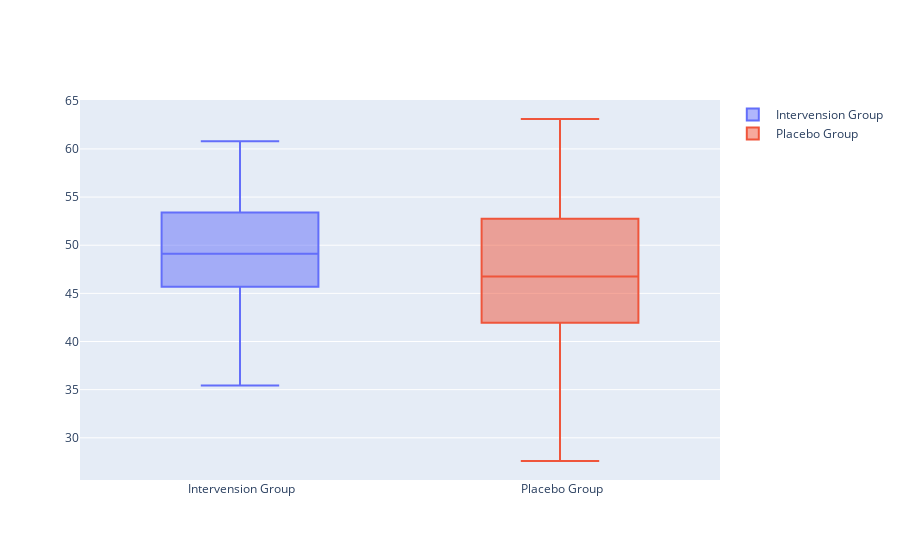

Here is the notebook cell this chart was saved with:
### Code cell
fig = go.Figure()
trace1 = fig.add_trace(go.Box(
    y = intervention,
    name = ' Intervension Group',
))

trace2 = fig.add_trace(go.Box(
    y = placebo,
    name = ' Placebo Group',
))
iplot(fig)
